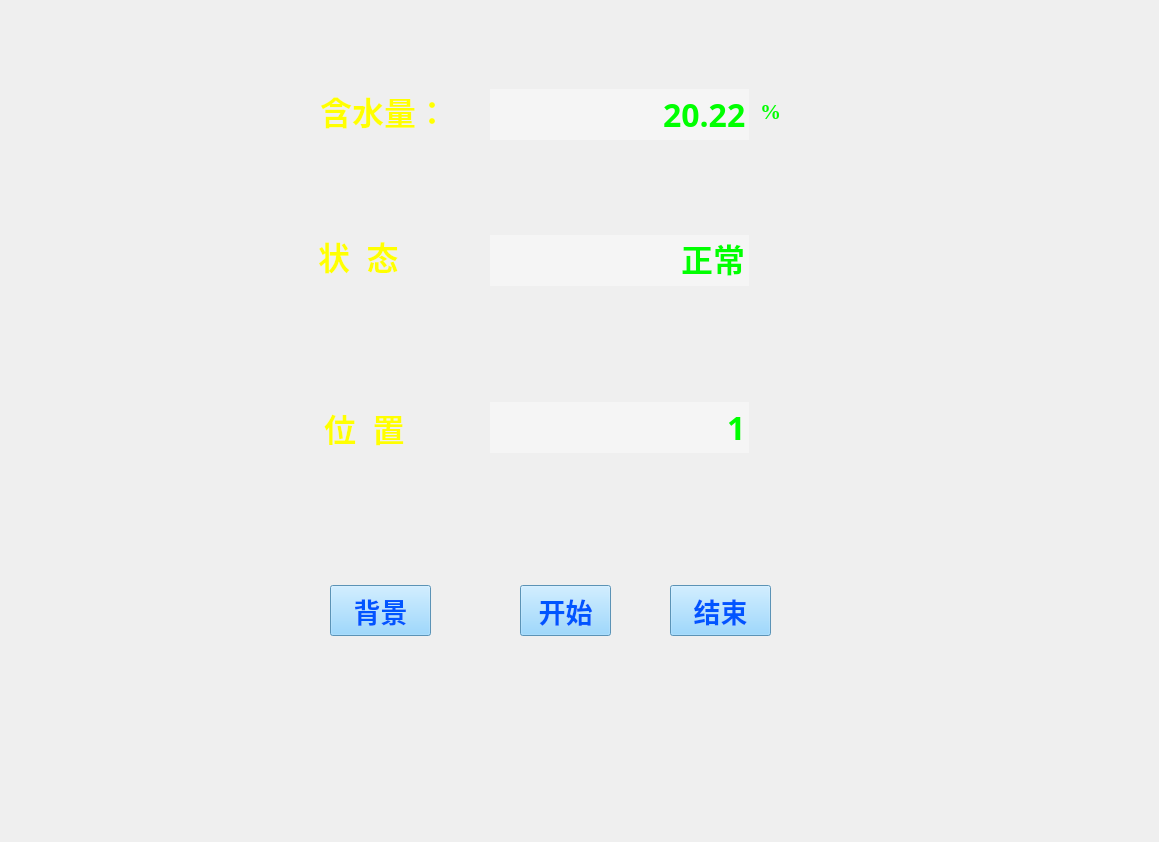
<?xml version="1.0" encoding="UTF-8"?>
<ui version="4.0">
 <class>MainWindow</class>
 <widget class="QMainWindow" name="MainWindow">
  <property name="windowModality">
   <enum>Qt::NonModal</enum>
  </property>
  <property name="geometry">
   <rect>
    <x>0</x>
    <y>0</y>
    <width>1159</width>
    <height>842</height>
   </rect>
  </property>
  <property name="windowTitle">
   <string>MainWindow</string>
  </property>
  <property name="windowIcon">
   <iconset resource="Picture.qrc">
    <normaloff>:/新前缀/pukontu.ico</normaloff>:/新前缀/pukontu.ico</iconset>
  </property>
  <property name="dockNestingEnabled">
   <bool>false</bool>
  </property>
  <property name="dockOptions">
   <set>QMainWindow::AllowTabbedDocks|QMainWindow::AnimatedDocks</set>
  </property>
  <property name="unifiedTitleAndToolBarOnMac">
   <bool>false</bool>
  </property>
  <widget class="QWidget" name="centralwidget">
   <property name="enabled">
    <bool>true</bool>
   </property>
   <property name="contextMenuPolicy">
    <enum>Qt::NoContextMenu</enum>
   </property>
   <property name="styleSheet">
    <string notr="true">QWidget{
border-image: url(:/新前缀/600800.png);
}
QTextBrowser {
border-image:url();
}
QLineEdit {
border-image:url();
}
QComboBox {
border-image:url();
}
QLabel {
border-image:url();
}
QPushButton {
border-image:url();
}</string>
   </property>
   <widget class="QPushButton" name="pushButton_Start">
    <property name="geometry">
     <rect>
      <x>520</x>
      <y>585</y>
      <width>91</width>
      <height>51</height>
     </rect>
    </property>
    <property name="sizePolicy">
     <sizepolicy hsizetype="Preferred" vsizetype="Preferred">
      <horstretch>1</horstretch>
      <verstretch>0</verstretch>
     </sizepolicy>
    </property>
    <property name="font">
     <font>
      <family>黑体</family>
      <pointsize>20</pointsize>
      <weight>75</weight>
      <bold>true</bold>
     </font>
    </property>
    <property name="tabletTracking">
     <bool>true</bool>
    </property>
    <property name="focusPolicy">
     <enum>Qt::ClickFocus</enum>
    </property>
    <property name="acceptDrops">
     <bool>false</bool>
    </property>
    <property name="styleSheet">
     <string notr="true">
background-color: rgb(128, 206, 255);
color: rgb(0, 85, 255);</string>
    </property>
    <property name="text">
     <string>开始</string>
    </property>
    <property name="checkable">
     <bool>false</bool>
    </property>
    <property name="checked">
     <bool>false</bool>
    </property>
   </widget>
   <widget class="QPushButton" name="pushButton_Stop">
    <property name="geometry">
     <rect>
      <x>670</x>
      <y>585</y>
      <width>101</width>
      <height>51</height>
     </rect>
    </property>
    <property name="sizePolicy">
     <sizepolicy hsizetype="Preferred" vsizetype="Preferred">
      <horstretch>0</horstretch>
      <verstretch>0</verstretch>
     </sizepolicy>
    </property>
    <property name="maximumSize">
     <size>
      <width>1677</width>
      <height>16777196</height>
     </size>
    </property>
    <property name="font">
     <font>
      <family>黑体</family>
      <pointsize>20</pointsize>
      <weight>75</weight>
      <bold>true</bold>
     </font>
    </property>
    <property name="styleSheet">
     <string notr="true">background-color: rgb(128, 206, 255);
color: rgb(0, 85, 255);</string>
    </property>
    <property name="text">
     <string>结束</string>
    </property>
   </widget>
   <widget class="QPushButton" name="pushButton_back">
    <property name="geometry">
     <rect>
      <x>330</x>
      <y>585</y>
      <width>101</width>
      <height>51</height>
     </rect>
    </property>
    <property name="sizePolicy">
     <sizepolicy hsizetype="Preferred" vsizetype="Preferred">
      <horstretch>1</horstretch>
      <verstretch>0</verstretch>
     </sizepolicy>
    </property>
    <property name="font">
     <font>
      <family>黑体</family>
      <pointsize>20</pointsize>
      <weight>75</weight>
      <bold>true</bold>
     </font>
    </property>
    <property name="tabletTracking">
     <bool>true</bool>
    </property>
    <property name="focusPolicy">
     <enum>Qt::ClickFocus</enum>
    </property>
    <property name="acceptDrops">
     <bool>false</bool>
    </property>
    <property name="styleSheet">
     <string notr="true">
background-color: rgb(128, 206, 255);
color: rgb(0, 85, 255);</string>
    </property>
    <property name="text">
     <string>背景</string>
    </property>
    <property name="checkable">
     <bool>false</bool>
    </property>
    <property name="checked">
     <bool>false</bool>
    </property>
   </widget>
   <widget class="QLineEdit" name="lineEdit_Position">
    <property name="enabled">
     <bool>true</bool>
    </property>
    <property name="geometry">
     <rect>
      <x>490</x>
      <y>402</y>
      <width>259</width>
      <height>51</height>
     </rect>
    </property>
    <property name="sizePolicy">
     <sizepolicy hsizetype="Fixed" vsizetype="Fixed">
      <horstretch>0</horstretch>
      <verstretch>0</verstretch>
     </sizepolicy>
    </property>
    <property name="font">
     <font>
      <family>黑体</family>
      <pointsize>24</pointsize>
      <weight>75</weight>
      <bold>true</bold>
     </font>
    </property>
    <property name="styleSheet">
     <string notr="true">color: rgb(0, 255, 0);
border:none;
background-color: rgb(255, 255, 255,100);</string>
    </property>
    <property name="text">
     <string>1</string>
    </property>
    <property name="cursorPosition">
     <number>1</number>
    </property>
    <property name="alignment">
     <set>Qt::AlignRight|Qt::AlignTrailing|Qt::AlignVCenter</set>
    </property>
    <property name="dragEnabled">
     <bool>false</bool>
    </property>
    <property name="readOnly">
     <bool>false</bool>
    </property>
    <property name="clearButtonEnabled">
     <bool>false</bool>
    </property>
   </widget>
   <widget class="QLabel" name="label_3">
    <property name="geometry">
     <rect>
      <x>324</x>
      <y>402</y>
      <width>161</width>
      <height>51</height>
     </rect>
    </property>
    <property name="font">
     <font>
      <family>黑体</family>
      <pointsize>24</pointsize>
      <weight>75</weight>
      <bold>true</bold>
     </font>
    </property>
    <property name="styleSheet">
     <string notr="true">color: rgb(255, 255, 0);</string>
    </property>
    <property name="text">
     <string>位  置</string>
    </property>
   </widget>
   <widget class="QLineEdit" name="lineEdit_Statue">
    <property name="enabled">
     <bool>true</bool>
    </property>
    <property name="geometry">
     <rect>
      <x>490</x>
      <y>235</y>
      <width>259</width>
      <height>51</height>
     </rect>
    </property>
    <property name="sizePolicy">
     <sizepolicy hsizetype="Fixed" vsizetype="Fixed">
      <horstretch>0</horstretch>
      <verstretch>0</verstretch>
     </sizepolicy>
    </property>
    <property name="font">
     <font>
      <family>黑体</family>
      <pointsize>24</pointsize>
      <weight>75</weight>
      <bold>true</bold>
     </font>
    </property>
    <property name="styleSheet">
     <string notr="true">color: rgb(0, 255, 0);
border:none;
background-color: rgb(255, 255, 255,100);</string>
    </property>
    <property name="text">
     <string>正常</string>
    </property>
    <property name="cursorPosition">
     <number>2</number>
    </property>
    <property name="alignment">
     <set>Qt::AlignRight|Qt::AlignTrailing|Qt::AlignVCenter</set>
    </property>
    <property name="dragEnabled">
     <bool>false</bool>
    </property>
    <property name="readOnly">
     <bool>false</bool>
    </property>
    <property name="clearButtonEnabled">
     <bool>false</bool>
    </property>
   </widget>
   <widget class="QLabel" name="label_2">
    <property name="enabled">
     <bool>true</bool>
    </property>
    <property name="geometry">
     <rect>
      <x>318</x>
      <y>235</y>
      <width>161</width>
      <height>41</height>
     </rect>
    </property>
    <property name="sizePolicy">
     <sizepolicy hsizetype="Preferred" vsizetype="Preferred">
      <horstretch>0</horstretch>
      <verstretch>0</verstretch>
     </sizepolicy>
    </property>
    <property name="font">
     <font>
      <family>黑体</family>
      <pointsize>24</pointsize>
      <weight>75</weight>
      <bold>true</bold>
     </font>
    </property>
    <property name="styleSheet">
     <string notr="true">color: rgb(255, 255, 0);</string>
    </property>
    <property name="text">
     <string>状  态</string>
    </property>
   </widget>
   <widget class="QLabel" name="label_6">
    <property name="geometry">
     <rect>
      <x>330</x>
      <y>545</y>
      <width>51</width>
      <height>20</height>
     </rect>
    </property>
    <property name="text">
     <string/>
    </property>
   </widget>
   <widget class="QLabel" name="label_7">
    <property name="geometry">
     <rect>
      <x>370</x>
      <y>545</y>
      <width>51</width>
      <height>20</height>
     </rect>
    </property>
    <property name="text">
     <string/>
    </property>
   </widget>
   <widget class="QLabel" name="label_5">
    <property name="geometry">
     <rect>
      <x>311</x>
      <y>43</y>
      <width>16</width>
      <height>16</height>
     </rect>
    </property>
    <property name="text">
     <string/>
    </property>
   </widget>
   <widget class="QLabel" name="label">
    <property name="geometry">
     <rect>
      <x>320</x>
      <y>75</y>
      <width>131</width>
      <height>71</height>
     </rect>
    </property>
    <property name="font">
     <font>
      <family>黑体</family>
      <pointsize>24</pointsize>
      <weight>75</weight>
      <bold>true</bold>
     </font>
    </property>
    <property name="styleSheet">
     <string notr="true">color: rgb(255, 255, 0);</string>
    </property>
    <property name="text">
     <string>含水量：</string>
    </property>
   </widget>
   <widget class="QLineEdit" name="lineEdit_Water">
    <property name="enabled">
     <bool>true</bool>
    </property>
    <property name="geometry">
     <rect>
      <x>490</x>
      <y>89</y>
      <width>259</width>
      <height>51</height>
     </rect>
    </property>
    <property name="sizePolicy">
     <sizepolicy hsizetype="Fixed" vsizetype="Fixed">
      <horstretch>0</horstretch>
      <verstretch>0</verstretch>
     </sizepolicy>
    </property>
    <property name="font">
     <font>
      <family>黑体</family>
      <pointsize>24</pointsize>
      <weight>75</weight>
      <bold>true</bold>
     </font>
    </property>
    <property name="mouseTracking">
     <bool>false</bool>
    </property>
    <property name="layoutDirection">
     <enum>Qt::RightToLeft</enum>
    </property>
    <property name="styleSheet">
     <string notr="true">border:none;
color: rgb(0, 255, 0);
background-color: rgb(255, 255, 255,100);
</string>
    </property>
    <property name="text">
     <string notr="true">20.22</string>
    </property>
    <property name="cursorPosition">
     <number>5</number>
    </property>
    <property name="alignment">
     <set>Qt::AlignRight|Qt::AlignTrailing|Qt::AlignVCenter</set>
    </property>
    <property name="dragEnabled">
     <bool>false</bool>
    </property>
    <property name="readOnly">
     <bool>false</bool>
    </property>
    <property name="clearButtonEnabled">
     <bool>false</bool>
    </property>
   </widget>
   <widget class="QLabel" name="label_4">
    <property name="geometry">
     <rect>
      <x>760</x>
      <y>100</y>
      <width>41</width>
      <height>24</height>
     </rect>
    </property>
    <property name="font">
     <font>
      <family>Times New Roman</family>
      <pointsize>16</pointsize>
      <weight>75</weight>
      <bold>true</bold>
     </font>
    </property>
    <property name="styleSheet">
     <string notr="true">color: rgb(0, 255, 0);</string>
    </property>
    <property name="text">
     <string>%</string>
    </property>
   </widget>
  </widget>
 </widget>
 <resources>
  <include location="Picture.qrc"/>
 </resources>
 <connections/>
</ui>
